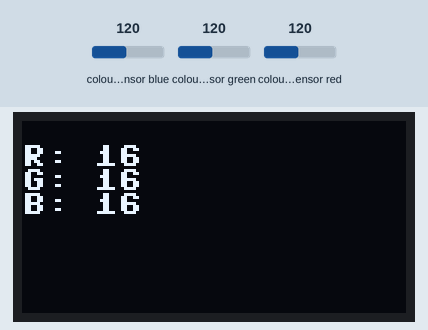
This program was run on a simulated ESP32 board running MicroPython. Shown: 128×64 one-colour display. The inputs (shaded band) are chosen by the test bench; at power-on: colour sensor blue 120, colour sensor green 120, colour sensor red 120. Library files of the repository ran but are not shown: ssd1306.py, tcs34725.py; what the program prints to the serial console is not drawn.

Above: at 1.3 s.
1.4 s: colour sensor blue set to 5
At 3.6 s:
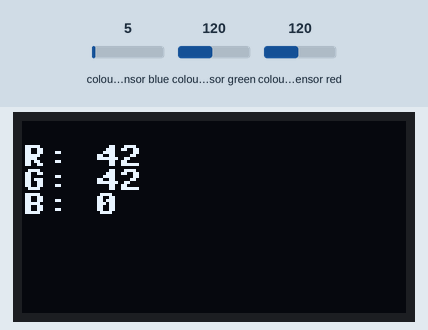
3.9 s: colour sensor green set to 5
At 5.6 s:
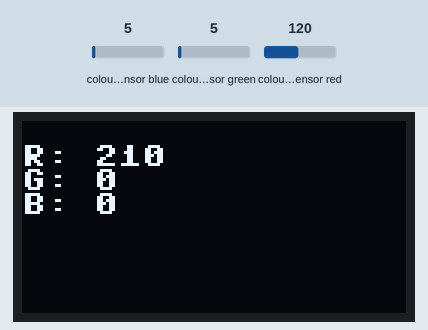
6.1 s: colour sensor red set to 64
At 7.5 s:
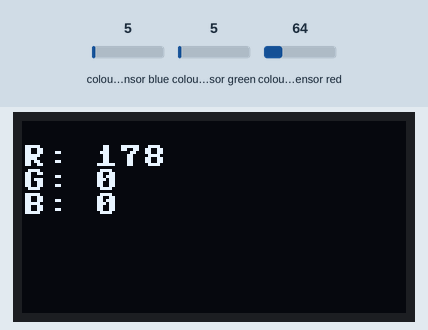
8.3 s: colour sensor blue set to 64
At 9.4 s:
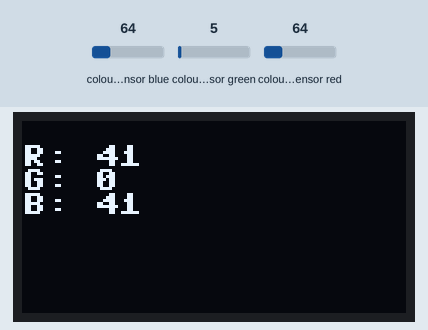
10.5 s: colour sensor green set to 128
At 12.5 s:
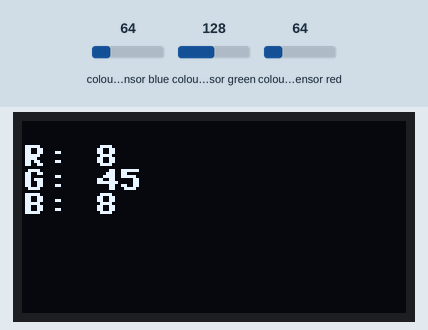
Timing chart, 0 to 13.7 s (numbered marks = the images above; inputs shaded):
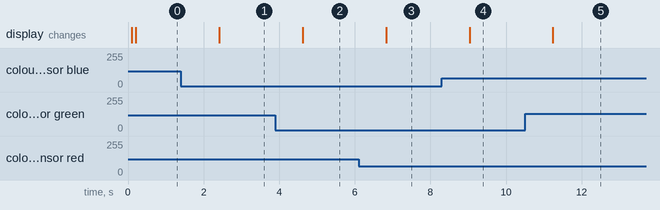

The program:

i2c_test.py
```python
import Learn.ssd1306 as ssd1306
import tcs34725
import time
from machine import I2C, Pin

# Define I2C
i2c = I2C(scl=Pin(22), sda=Pin(23), freq=100000)

# Define olef
oled = ssd1306.SSD1306_I2C(128, 64, i2c)
oled.fill(0)

# Define rgb sensor
sensor = tcs34725.TCS34725(i2c)
#sensor.integration_time(10) #value between 2.4 and 614.4.
#sensor.gain(16) #must be a value of 1, 4, 16, 60

def color_rgb_bytes(color_raw):
    """Read the RGB color detected by the sensor.  Returns a 3-tuple of
    red, green, blue component values as bytes (0-255).
    NOTE: These values are normalized against 'clear', remove the division
    by 'clear' if you need the raw values.
    """
    r, g, b, clear = color_raw
    # Avoid divide by zero errors ... if clear = 0 return black
    if clear == 0:
        return (0, 0, 0)
    red   = int(pow((int((r/clear) * 256) / 255), 2.5) * 255)
    green = int(pow((int((g/clear) * 256) / 255), 2.5) * 255)
    blue  = int(pow((int((b/clear) * 256) / 255), 2.5) * 255)
    # Handle possible 8-bit overflow
    if red > 255:
        red = 255
    if green > 255:
        green = 255
    if blue > 255:
        blue = 255
    return (red, green, blue)

while True:
    # Read color sensor
    r,g,b = color_rgb_bytes(sensor.read(True))

    # Show results on OLED
    oled.fill(0)
    oled.text('R: {}'.format(r), 0, 8)
    oled.text('G: {}'.format(g), 0, 16)
    oled.text('B: {}'.format(b), 0, 24)
    oled.show()

    # Print results
    answer = '>r:{} g:{} b:{}<'.format(r, g, b)
    print(answer, end='\n')

    # Wait 1 second before repeating
    time.sleep(1)
```

Measured:
- after the input at 1.4 s, the display: changes after 1.0 s (image 1)
- after the input at 3.9 s, the display: changes after 0.72 s (image 2)
- after the input at 6.1 s, the display: changes after 0.73 s (image 3)
- after the input at 8.3 s, the display: changes after 0.73 s (image 4)
- after the input at 10.5 s, the display: changes after 0.74 s (image 5)
